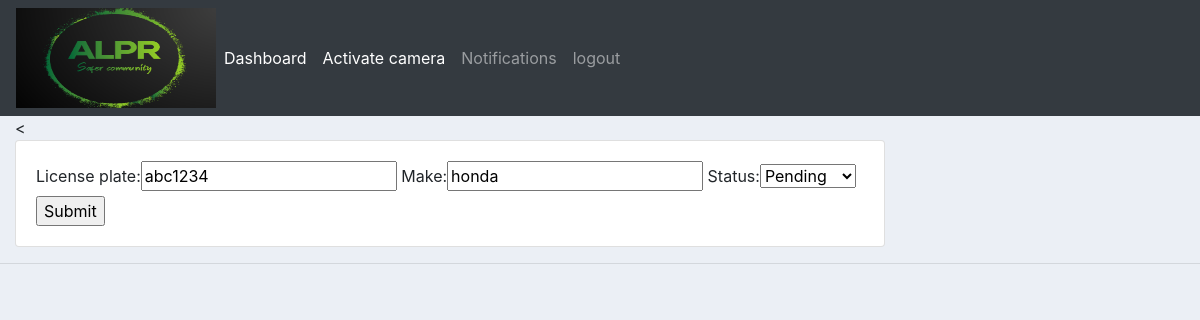
Page /update_vehicle/1 on the committed database.
### accounts/models.py (models this page shows, shortened)
class Vehicle(models.Model):
    STATUS = (
            ('Pending', 'Pending'),
            ('Approved', 'Approved'),
            )
    license_plate = models.CharField(max_length=50, null=True)
    make = models.CharField(max_length=50, null=True)
    status = models.CharField(max_length=200, null=True, choices=STATUS)

### accounts/views.py (the view)
# urls.py: path('update_vehicle/<str:pk>', views.updateVehicle, name="update_vehicle"),
def updateVehicle(request,pk):
    vehicle = Vehicle.objects.get(id=pk)
    form = AddVehicleForm(instance=vehicle)
    if request.method == 'POST':
        form = AddVehicleForm(request.POST, instance=vehicle)
        if form.is_valid():
            form.save()
            return redirect('/')
    context = {'form':form}
    return render(request, 'accounts/add_vehicle.html', context)

### accounts/forms.py
class AddVehicleForm(ModelForm):
    class Meta:
        model = Vehicle
        fields = '__all__' # ['License_Plate', 'Make', 'Status', 'Update', 'Remove']

### accounts/templates/accounts/add_vehicle.html (shortened to what this page needs)
{%  extends 'accounts/main.html' %}
{% load static %}
{% block content %}
<
<div class="row">
	<div class="col-md-9">
		<div class="card card-body">
			<form action="" method="POST">
				{{form}}
				<input type="submit" name="Submit">
			</form>
		</div>
	</div>
</div>
{% endblock %}

### static/css/main.css (style rules this page uses)
body { background-color: #ebeff5; }

### rows in the picture
Vehicle: license_plate "abc1234", make "honda", status "Pending"
